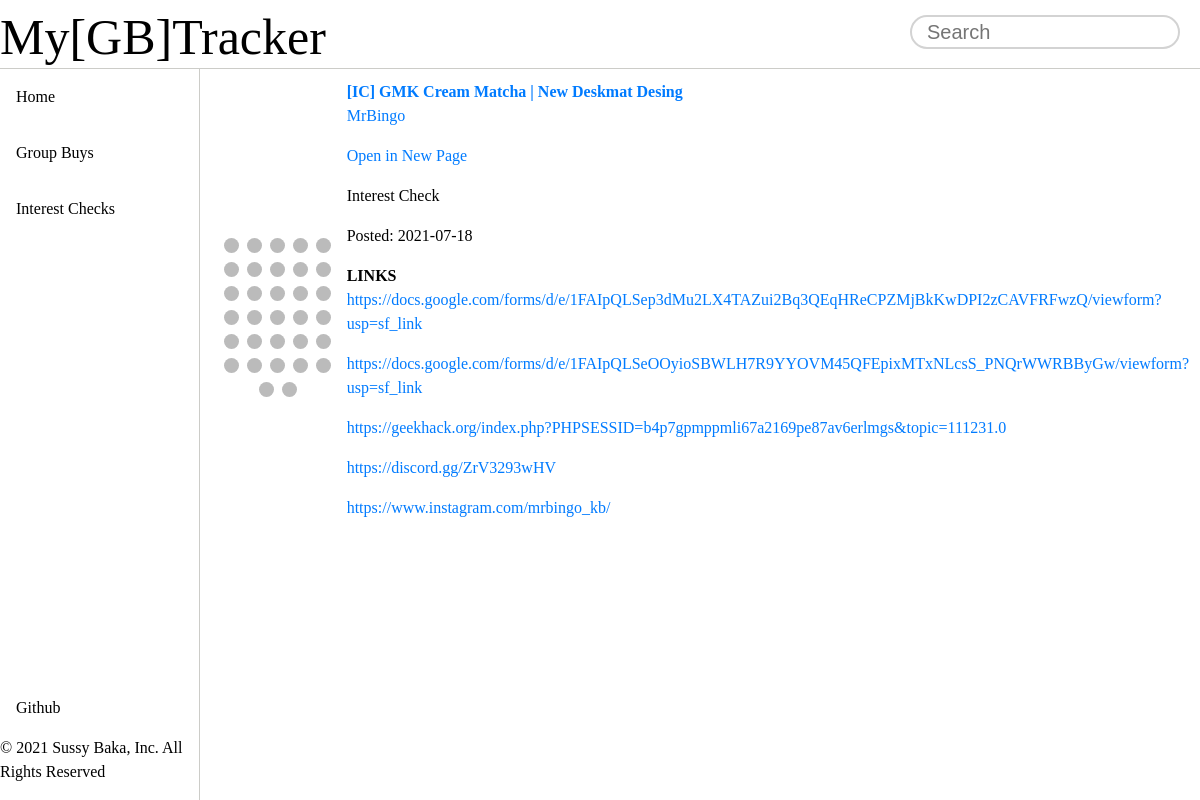
The page /thread/113851 on the database as committed earlier.
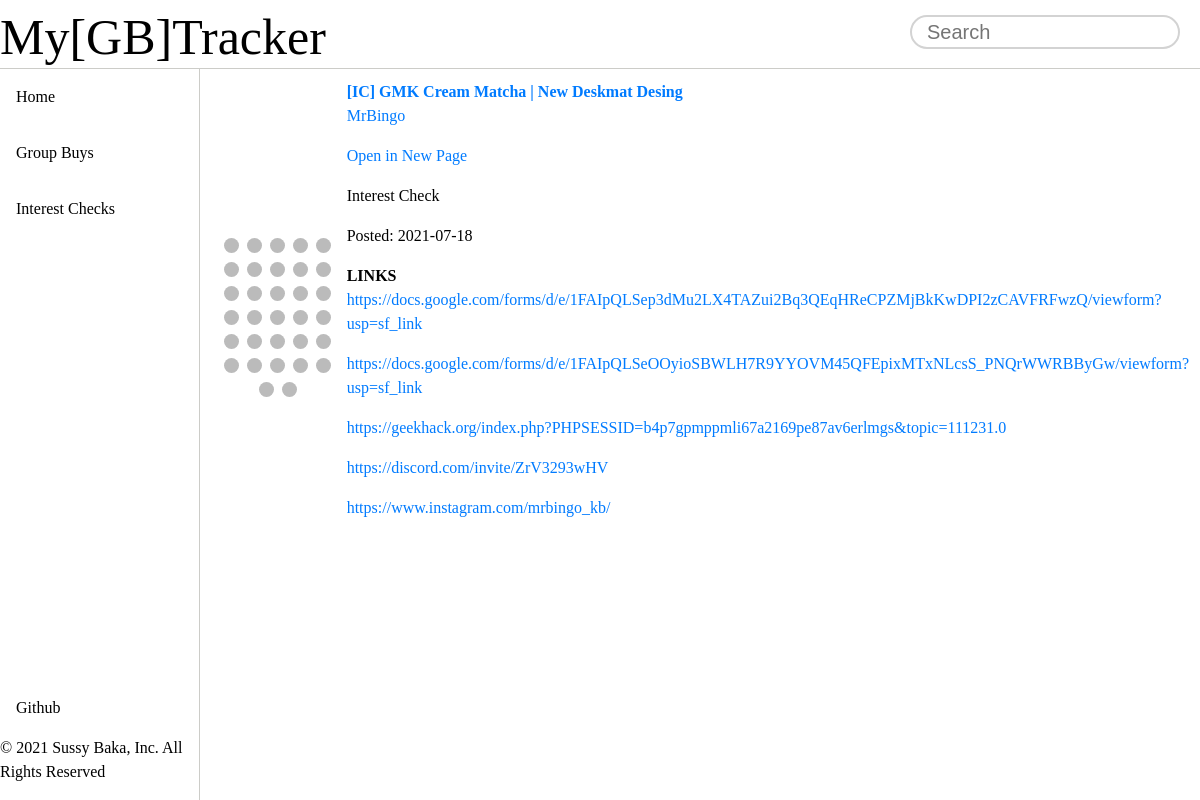
The same page on the database as committed later.
### tables this page shows
CREATE TABLE Thread (id INTEGER, status_id INTEGER REFERENCES Status (id), starter_id INTEGER REFERENCES Starter (id), thread_name STRING, start_date DATE, PRIMARY KEY (id));

CREATE TABLE Starter (id INTEGER, starter_name STRING, PRIMARY KEY (id));

CREATE TABLE `Status` (
  `id` INTEGER,
  `status_name` STRING,
  PRIMARY KEY (`id`)
);

CREATE TABLE Link (id INTEGER PRIMARY KEY, thread_id INTEGER REFERENCES Thread (id), link STRING);

### routes.py (the view)
@app.route("/thread/<int:id>")
def thread(id):
    results = do_query("SELECT Thread.id, Starter.id, Link.link, Thread.thread_name, Starter.starter_name, Status.status_name, Thread.start_date FROM Thread JOIN Starter ON Starter.id = Thread.starter_id JOIN Status ON Status.id = Thread.status_id LEFT JOIN Link ON Thread.id = Link.thread_id WHERE Thread.id=?;",(id,), fetchall = True)
    imgs = do_query("SELECT Photo.id FROM Photo WHERE Photo.thread_id=?;",(id,), fetchall = True)
    img = []
    for i in range(1, len(imgs)+1):
        img.append(imgs[i-1] + (i,))
    return render_template("thread.html", results = results, img = img, title = (results[0])[4])

### routes.py (called while the page is built)
def do_query(query, data = None, fetchall = False):
    connection = sqlite3.connect(db)
    cursor = connection.cursor()
    if data is None:
        cursor.execute(query)
    else:
        cursor.execute(query, data)
    results = cursor.fetchall() if fetchall else cursor.fetchone()
    connection.close()
    return results

### templates/thread.html
{% extends 'layout.html' %}
{% block content %}
<div class="wrapper">
  {% include 'threadinfo.html' %}
</div>
{% endblock %}

### templates/layout.html (shortened to what this page needs)
<!doctype html>
<html>
  <head>
    <link rel="stylesheet" href="https://maxcdn.bootstrapcdn.com/bootstrap/4.5.2/css/bootstrap.min.css">
    <link rel="stylesheet" href="{{url_for('static', filename='css/style.css')}}">
    <link rel="stylesheet" href="{{url_for('static', filename='css/slideshow.css')}}">
  </head>
  <body>
    {% include 'header.html' %}
    {% include 'nav.html' %}
    {% block content %}{% endblock %}
  </body>
</html>

### templates/header.html
<div class="header">
  My[GB]Tracker
  {% include 'search.html' %}
</div>

### templates/search.html
<div class="searchbar">
    <form autocomplete="off" id="user_input" action="/search" method="post">
        <input autocomplete="false" type="text" id="search" placeholder="Search" name="filter" minlength="3" >
    </form>
</div>

### templates/nav.html
<div class="sidebar">
  <a href="/">Home</a>
  <a href="/groupbuy">Group Buys</a>
  <a href="/interestcheck">Interest Checks</a>
  {% include 'footer.html' %}
</div>

### templates/footer.html
<div class="footer">
  <a href="https://github.com/idoyt">Github</a>
  <p> &copy; 2021 Sussy Baka, Inc. All Rights Reserved</p>
</div>

### templates/threadinfo.html
<table border='0' width='100%'>
    <tr>
          <td>{% include 'slideshow.html' %}</td>
          <td style="width:200px">
          <b><a class="confirm" href="https://geekhack.org/index.php?topic={{(results[0])[0]}}">{{(results[0])[3]}}</a></b>
          <p><a class="confirm" href="https://geekhack.org/index.php?action=profile;u={{(results[0])[1]}}">{{(results[0])[4]}}</a></p>
          <p><a href="/thread/{{(results[0])[0]}}">Open in New Page</a></p>
          <p>{{(results[0])[5]}}</p>
          <p>Posted: {{(results[0])[6]}}</p>
          <b>LINKS</b>
          {%for link in results%}
          <p><a class="confirm" href="{{link[2]}}">{{link[2]}}</a></p>
          {%endfor%}
        </td>
    </tr>
</table>

### templates/slideshow.html (shortened to what this page needs)
<div class="slideshow-container">
<a class="prev" onclick="plusSlides(-1)">&#10094;</a>
<a class="next" onclick="plusSlides(1)">&#10095;</a>
</div>
<br>
<div style="text-align:center">
  {%for im in img%}
  <span class="dot" onclick="currentSlide({{im[1]}})"></span>
  {%endfor%}
</div>

### static/css/style.css (style rules this page uses)
body { background-color: white; color: black; border-color: #E9492B; font-family: Comic Sans MS; overflow-x: hidden; }
.header { font-size: 50px; width: 100%; border-bottom: 1px solid #CCCCC8; height: 69px; position: fixed; background-color: white; }
.sidebar { margin-top: 69px; padding: 0; width: 200px; height: 100%; overflow-x: hidden; border-right: 1px solid #CCCCC8; z-index:2; float: left; position: fixed; }
.sidebar a { display: block; padding: 16px; text-decoration: none; color: inherit; }
.wrapper { background-color: inherit; padding: 10px; margin-left: 200px; z-index: -1; width: 100% - 200px; padding-right: 2; position: absolute; top: 69px }
.footer { position: absolute; bottom: 69px; }
#search { font-family: "Century Gothic", CenturyGothic, AppleGothic, sans-serif; padding: 15px; font-size: 20px; border-color: lightgrey; border-style: solid; border-radius: 50px; width: 50%; outline: none; position: absolute; top: 15px; right: 20px; height: 20px; width: 270px; }

### static/css/slideshow.css (style rules this page uses)
.slideshow-container { max-width: 1000px; position: relative; margin: auto; }
.prev, .next { cursor: pointer; position: absolute; top: 50%; width: auto; padding: 16px; margin-top: -22px; color: white; font-weight: bold; font-size: 18px; transition: 0.6s ease; border-radius: 0 3px 3px 0; user-select: none; }
.next { right: 0; border-radius: 3px 0 0 3px; }
.dot { cursor: pointer; height: 15px; width: 15px; margin: 0 2px; background-color: #bbb; border-radius: 50%; display: inline-block; transition: background-color 0.6s ease; }

Rows that differ between the two databases and show on the page:
changed Link: link "https://discord.gg/ZrV3293wHV" → "https://discord.com/invite/ZrV3293wHV"
